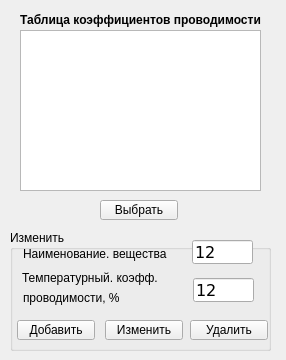
<?xml version="1.0" encoding="UTF-8"?>
<ui version="4.0">
 <class>fmSelectV</class>
 <widget class="QMainWindow" name="fmSelectV">
  <property name="geometry">
   <rect>
    <x>0</x>
    <y>0</y>
    <width>286</width>
    <height>360</height>
   </rect>
  </property>
  <property name="windowTitle">
   <string>Выбор вещества</string>
  </property>
  <property name="windowOpacity">
   <double>1.000000000000000</double>
  </property>
  <widget class="QWidget" name="centralwidget">
   <widget class="QLabel" name="lblCond_ed">
    <property name="geometry">
     <rect>
      <x>540</x>
      <y>70</y>
      <width>61</width>
      <height>16</height>
     </rect>
    </property>
    <property name="font">
     <font>
      <pointsize>9</pointsize>
     </font>
    </property>
    <property name="text">
     <string/>
    </property>
   </widget>
   <widget class="QLineEdit" name="leAet_6">
    <property name="geometry">
     <rect>
      <x>630</x>
      <y>840</y>
      <width>81</width>
      <height>22</height>
     </rect>
    </property>
    <property name="font">
     <font>
      <pointsize>9</pointsize>
     </font>
    </property>
   </widget>
   <widget class="QLabel" name="label_29">
    <property name="geometry">
     <rect>
      <x>590</x>
      <y>840</y>
      <width>51</width>
      <height>16</height>
     </rect>
    </property>
    <property name="font">
     <font>
      <pointsize>9</pointsize>
     </font>
    </property>
    <property name="lineWidth">
     <number>-5</number>
    </property>
    <property name="text">
     <string>Кд 6</string>
    </property>
   </widget>
   <widget class="QListWidget" name="lwV">
    <property name="geometry">
     <rect>
      <x>20</x>
      <y>30</y>
      <width>241</width>
      <height>161</height>
     </rect>
    </property>
   </widget>
   <widget class="QLabel" name="label">
    <property name="geometry">
     <rect>
      <x>10</x>
      <y>10</y>
      <width>261</width>
      <height>20</height>
     </rect>
    </property>
    <property name="font">
     <font>
      <pointsize>9</pointsize>
      <weight>75</weight>
      <bold>true</bold>
     </font>
    </property>
    <property name="text">
     <string>Таблица коэффициентов проводимости</string>
    </property>
    <property name="alignment">
     <set>Qt::AlignCenter</set>
    </property>
   </widget>
   <widget class="QGroupBox" name="groupBox_3">
    <property name="geometry">
     <rect>
      <x>10</x>
      <y>230</y>
      <width>261</width>
      <height>121</height>
     </rect>
    </property>
    <property name="title">
     <string>Изменить</string>
    </property>
    <widget class="QLabel" name="label_11">
     <property name="geometry">
      <rect>
       <x>12</x>
       <y>40</y>
       <width>161</width>
       <height>16</height>
      </rect>
     </property>
     <property name="font">
      <font>
       <pointsize>9</pointsize>
      </font>
     </property>
     <property name="text">
      <string>Температурный. коэфф.</string>
     </property>
    </widget>
    <widget class="QLabel" name="label_10">
     <property name="geometry">
      <rect>
       <x>13</x>
       <y>16</y>
       <width>151</width>
       <height>16</height>
      </rect>
     </property>
     <property name="font">
      <font>
       <pointsize>9</pointsize>
      </font>
     </property>
     <property name="text">
      <string>Наименование. вещества</string>
     </property>
    </widget>
    <widget class="QToolButton" name="tbAdd">
     <property name="geometry">
      <rect>
       <x>7</x>
       <y>90</y>
       <width>78</width>
       <height>20</height>
      </rect>
     </property>
     <property name="font">
      <font>
       <pointsize>9</pointsize>
      </font>
     </property>
     <property name="text">
      <string>Добавить</string>
     </property>
     <property name="toolButtonStyle">
      <enum>Qt::ToolButtonTextOnly</enum>
     </property>
     <property name="arrowType">
      <enum>Qt::NoArrow</enum>
     </property>
    </widget>
    <widget class="QToolButton" name="tbChange">
     <property name="geometry">
      <rect>
       <x>95</x>
       <y>90</y>
       <width>78</width>
       <height>20</height>
      </rect>
     </property>
     <property name="font">
      <font>
       <pointsize>9</pointsize>
      </font>
     </property>
     <property name="text">
      <string>Изменить</string>
     </property>
     <property name="toolButtonStyle">
      <enum>Qt::ToolButtonTextOnly</enum>
     </property>
     <property name="arrowType">
      <enum>Qt::NoArrow</enum>
     </property>
    </widget>
    <widget class="QLineEdit" name="leV_Name">
     <property name="geometry">
      <rect>
       <x>182</x>
       <y>10</y>
       <width>61</width>
       <height>24</height>
      </rect>
     </property>
     <property name="sizePolicy">
      <sizepolicy hsizetype="Expanding" vsizetype="Preferred">
       <horstretch>0</horstretch>
       <verstretch>0</verstretch>
      </sizepolicy>
     </property>
     <property name="minimumSize">
      <size>
       <width>6</width>
       <height>24</height>
      </size>
     </property>
     <property name="maximumSize">
      <size>
       <width>61</width>
       <height>31</height>
      </size>
     </property>
     <property name="font">
      <font>
       <family>Verdana</family>
       <pointsize>12</pointsize>
      </font>
     </property>
     <property name="text">
      <string>12</string>
     </property>
     <property name="frame">
      <bool>true</bool>
     </property>
    </widget>
    <widget class="QLineEdit" name="leTKR">
     <property name="geometry">
      <rect>
       <x>183</x>
       <y>48</y>
       <width>61</width>
       <height>24</height>
      </rect>
     </property>
     <property name="sizePolicy">
      <sizepolicy hsizetype="Expanding" vsizetype="Preferred">
       <horstretch>0</horstretch>
       <verstretch>0</verstretch>
      </sizepolicy>
     </property>
     <property name="minimumSize">
      <size>
       <width>6</width>
       <height>24</height>
      </size>
     </property>
     <property name="maximumSize">
      <size>
       <width>61</width>
       <height>31</height>
      </size>
     </property>
     <property name="font">
      <font>
       <family>Verdana</family>
       <pointsize>12</pointsize>
      </font>
     </property>
     <property name="text">
      <string>12</string>
     </property>
     <property name="frame">
      <bool>true</bool>
     </property>
    </widget>
    <widget class="QToolButton" name="tbDel">
     <property name="geometry">
      <rect>
       <x>180</x>
       <y>90</y>
       <width>78</width>
       <height>20</height>
      </rect>
     </property>
     <property name="font">
      <font>
       <pointsize>9</pointsize>
      </font>
     </property>
     <property name="text">
      <string>Удалить</string>
     </property>
     <property name="toolButtonStyle">
      <enum>Qt::ToolButtonTextOnly</enum>
     </property>
     <property name="arrowType">
      <enum>Qt::NoArrow</enum>
     </property>
    </widget>
    <widget class="QLabel" name="label_12">
     <property name="geometry">
      <rect>
       <x>13</x>
       <y>60</y>
       <width>101</width>
       <height>16</height>
      </rect>
     </property>
     <property name="font">
      <font>
       <pointsize>9</pointsize>
      </font>
     </property>
     <property name="text">
      <string>проводимости, %</string>
     </property>
    </widget>
   </widget>
   <widget class="QToolButton" name="tbSelect">
    <property name="geometry">
     <rect>
      <x>100</x>
      <y>200</y>
      <width>78</width>
      <height>20</height>
     </rect>
    </property>
    <property name="font">
     <font>
      <pointsize>9</pointsize>
     </font>
    </property>
    <property name="text">
     <string>Выбрать</string>
    </property>
    <property name="toolButtonStyle">
     <enum>Qt::ToolButtonTextOnly</enum>
    </property>
    <property name="arrowType">
     <enum>Qt::NoArrow</enum>
    </property>
   </widget>
  </widget>
  <action name="actTIns">
   <property name="text">
    <string>Вставить строку</string>
   </property>
  </action>
  <action name="actTDel">
   <property name="text">
    <string>Удалить строку</string>
   </property>
  </action>
  <action name="actPrIns">
   <property name="text">
    <string>Новый профиль</string>
   </property>
  </action>
  <action name="actPrDel">
   <property name="text">
    <string>Удалить профиль</string>
   </property>
  </action>
  <action name="actPrRen">
   <property name="text">
    <string>Переименовать профиль</string>
   </property>
  </action>
 </widget>
 <resources/>
 <connections/>
</ui>
